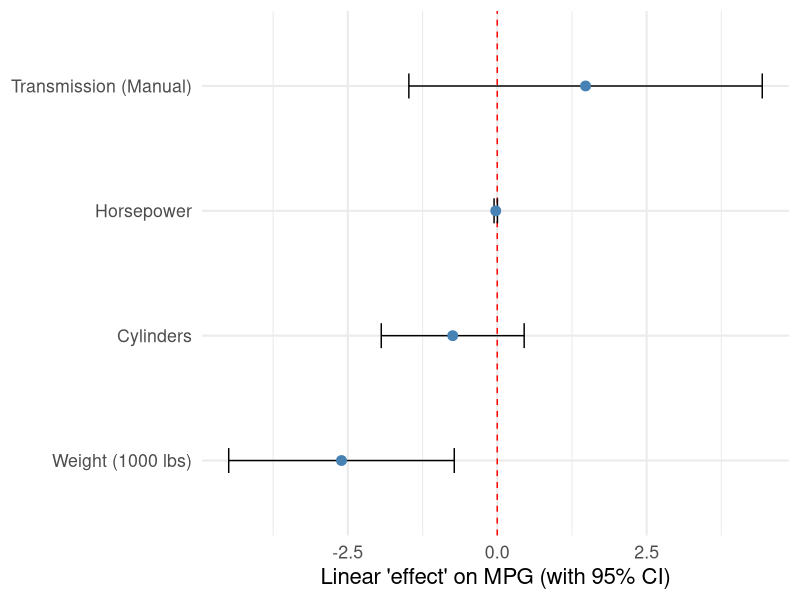

Recreate this plot in R.
## ---- chunk 1
library(tidyverse)
library(broom)
## ---- chunk 2
#| fig-height: 3
#| fig-width: 6

# Fit a multiple linear regression
m_lin <- lm(mpg ~ hp + wt + am + cyl, data = mtcars)

# Prepare results
results_tidy <- tidy(m_lin, conf.int = TRUE) 

results_tidy <- results_tidy |> 
   # Usually we exclude the intercept for plotting
  filter(term != "(Intercept)") |> 
  # We give "nice" names for the plot axis
  mutate(
    term = case_match(term,
      "hp"  ~ "Horsepower",
      "wt"  ~ "Weight (1000 lbs)",
      "am"  ~ "Transmission (Manual)",
      "cyl" ~ "Cylinders",
      .default = term
    ),
  # We turn 'term' into a factor sorted by the 'estimate' value.
  # This way, the coefficients will be shown in order from smallest to largest estimate
    # Without this, ggplot would default to alphabetical order.
     term = reorder(term, estimate)
  )

ggplot(results_tidy, aes(x = estimate, y = term)) +
  # Adds a vertical reference line at 0 (null effect)
  geom_vline(xintercept = 0, linetype = "dashed", color = "red") +
  # Use geom_errorbar with xmin and xmax for horizontal intervals
  geom_errorbar(aes(xmin = conf.low, xmax = conf.high), width = 0.2) +
  geom_point(size = 3, color = "steelblue") +
  labs(
    x = "Linear 'effect' on MPG (with 95% CI)",
    y = NULL, # We remove the axis label because variable names are self-explanatory
  ) +
  theme_minimal(base_size = 16)
